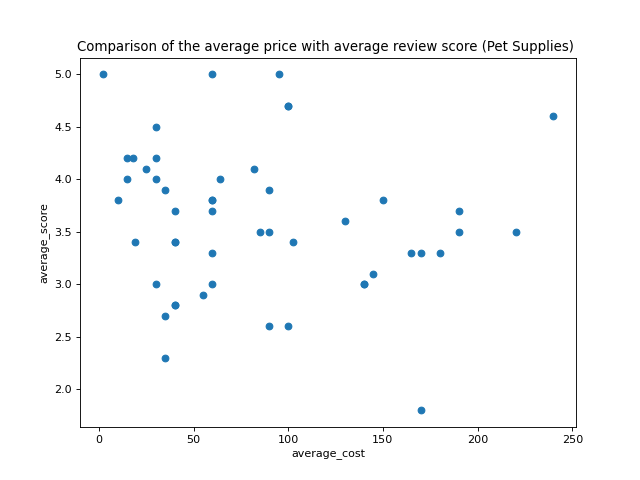

Source code (Python):
import matplotlib.pyplot as plt
import pandas as pd

def task4():

    review = pd.read_csv("task2.csv")
    price = pd.read_csv("task3.csv")

    # Combining two datasets in order to generate plot with both attributes
    combined = review.merge(price, left_on = "ID", right_on = "ID")
    combined = combined.where(combined["category_x"] == "Amazon Devices & Accessories")

    # Generating a scatterplot
    plt.figure(figsize = (8, 6), dpi = 80)
    plt.scatter(combined["average_cost"], combined["average_score"])

    plt.xlabel("average_cost")
    plt.ylabel("average_score")
    plt.title("Comparison of the average price with average review score (Pet Supplies) ")
    plt.savefig("task4.png")

    return None
